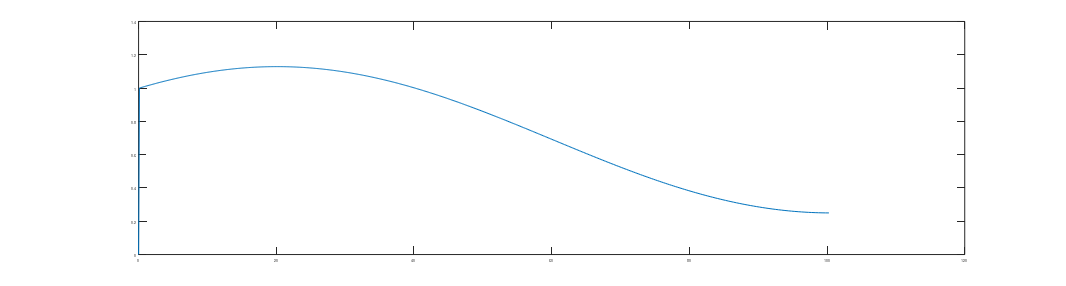

MATLAB code for this plot:
function curve_tempo()
    freq = .006;
    currentTime = 0;
    tempi = [0];
    times = [0];
    
    minTempo = .5;
    maxTempo = 1.2;
    
    fid = fopen('curvedGrid.txt', 'w');
    fprintf(fid, '%f ', currentTime * 1000);
    
    fid_tempo = fopen('curvedGrid_tempo.txt', 'w');
    fprintf(fid_tempo, '%f ', 1.);
    
    while currentTime < 100
        y = tempo(currentTime);
        currentTime = currentTime + (1/(y*8));
        times(length(times) + 1) = currentTime;
        tempi(length(tempi) + 1) = y;
        fprintf(fid, '%f ', currentTime * 1000);
        fprintf(fid_tempo, '%f ', y);
    end
    fclose(fid);
    fclose(fid_tempo);
    
    fig = figure('paperorientation', 'portrait', 'papersize', [34 11], 'paperunits', 'inches', 'paperposition', [-5 0 41 11]);	    
    plot(times, tempi);
    print('-dpdf', fig, 'curvedGrid_tempo.pdf');
end

function y = tempo(t)
    y = 0.25 + (0.5858 * (.75 * (1 + sin(2 * pi * .00625 * t + (2 * pi * (1/8))))));
end